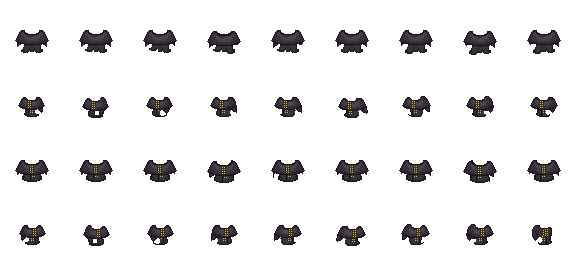
#> input picture data/texuguito/web/assets/lpc/capa_walk.png, 576 x 256 px; its folder holds 8 pictures in this run
$ python recolor-lpc.py
#> lines starting #> are read from the running program, lines starting #| are printed output that depends on the picture
#!/usr/bin/env python3
"""Make the parade's exclusive items (excl_*.png) from the LPC layers already
in data/texuguito/web/assets/lpc/: a gradient-map recolor, where each opaque
pixel's luminance picks a colour on a dark->light ramp, so the shading
survives the new colour. Recolors of CC-BY-SA/GPL sprites keep their
credits (CREDITS.md). Needs Pillow.

    python3 build-aux/recolor-lpc.py

A new item: a line in ITEMS here, then its key in manifest.json and in
the catalog of src/tools/texuguito/items.cpp.
"""
import os
from PIL import Image

SRC = os.path.join(os.path.dirname(os.path.abspath(__file__)), "..", "data", "texuguito", "web", "assets", "lpc")
OUT = SRC

def ramp(colors, t):
    t = max(0.0, min(1.0, t))
    pos = t * (len(colors) - 1)
    i = min(int(pos), len(colors) - 2)
    f = pos - i
    a, b = colors[i], colors[i + 1]
    return tuple(round(a[k] + (b[k] - a[k]) * f) for k in range(3))

def hexes(*hs):
    return [tuple(int(h[i:i + 2], 16) for i in (1, 3, 5)) for h in hs]

def recolor(name, out, colors, gamma=1.0):
#> called with name = 'capa_walk.png', out = 'excl_capareal.png', gamma = 1
    im = Image.open(os.path.join(SRC, name)).convert("RGBA")
#> im is the input picture: PIL image 576x256 RGBA; mean R, G, B, A 5.6, 4.6, 5.3, 27.4
    px = im.load()
    lums = [0.299 * r + 0.587 * g + 0.114 * b for r, g, b, a in im.getdata() if a > 0]
#> lums = 15843 values, max 177.6 at index 5229, min 23.24 at index 0, mean 46.24
    lo, hi = min(lums), max(lums)
#> lo = 23.24; hi = 177.6
    span = max(1.0, hi - lo)
#> span = 154.4
    for y in range(im.height):
        for x in range(im.width):
            r, g, b, a = px[x, y]
            if a == 0:
                continue
            t = ((0.299 * r + 0.587 * g + 0.114 * b) - lo) / span
            px[x, y] = ramp(colors, t ** gamma) + (a,)
    im.save(os.path.join(OUT, out), optimize=True)
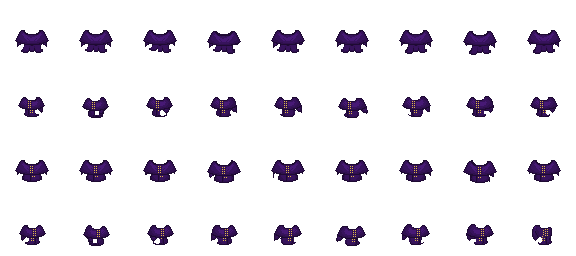
#> saved as excl_capareal.png: PIL image 576x256 RGBA; mean R, G, B, A 5.5, 2.1, 8.5, 27.4; transparent parts drawn white

GOLD = hexes("#5a3a06", "#a8740e", "#e8b828", "#fff1a0")
ITEMS = [
    ("capa_walk.png", "excl_capareal.png", hexes("#1e0a33", "#4a1a7a", "#7b3fb8", "#e0b84a"), 1.0),
    ("hat_coroa_walk.png", "excl_coroarubi.png", hexes("#3a0610", "#8e1028", "#e0304e", "#ffd0d8"), 1.0),
    ("chifres_walk.png", "excl_chifresdourados.png", GOLD, 1.0),
    ("asas_bg_walk.png", "excl_asasdouradas_bg.png", GOLD, 1.0),
    ("asas_fg_walk.png", "excl_asasdouradas_fg.png", GOLD, 1.0),
    ("hat_mago.png", "excl_magoestelar.png", hexes("#04061a", "#0b1548", "#1a2f86", "#5a86e8"), 1.4),
    ("hat_elmo.png", "excl_elmosombrio.png", hexes("#0c0614", "#2a1640", "#5a3a80", "#c0a0e8"), 1.0),
    ("asas_morcego_bg.png", "excl_asaschefao_bg.png", hexes("#12051f", "#3a0f5a", "#7a2aa0", "#ff6ad0"), 1.0),
    ("asas_morcego_fg.png", "excl_asaschefao_fg.png", hexes("#12051f", "#3a0f5a", "#7a2aa0", "#ff6ad0"), 1.0),
    # Sold in the shop (!loja).
    ("acc_oculosescuros.png", "excl_oculosneon.png", hexes("#0c8a3a", "#30f070", "#a0ffc0", "#ffffff"), 0.7),
    ("hat_cartola.png", "excl_cartolaesmeralda.png", hexes("#04200f", "#0c5a30", "#1fa860", "#a8f0c8"), 1.0),
    ("hat_tiara.png", "excl_tiaracristal.png", hexes("#103048", "#2a7ab0", "#7ad8f8", "#ffffff"), 1.0),
    ("hat_viking.png", "excl_vikingglacial.png", hexes("#0a1a30", "#2a5a90", "#8ac8f0", "#f0faff"), 1.0),
    ("asas_borboleta_bg.png", "excl_asasfada_bg.png", hexes("#3a0a40", "#a02a90", "#ff70c8", "#fff0fa"), 1.0),
    ("asas_borboleta_fg.png", "excl_asasfada_fg.png", hexes("#3a0a40", "#a02a90", "#ff70c8", "#fff0fa"), 1.0),
]
for src, out, colors, gamma in ITEMS:
    recolor(src, out, colors, gamma)
#> pass 2 of the loop `for src, out, colors, gamma in ITEMS:`:
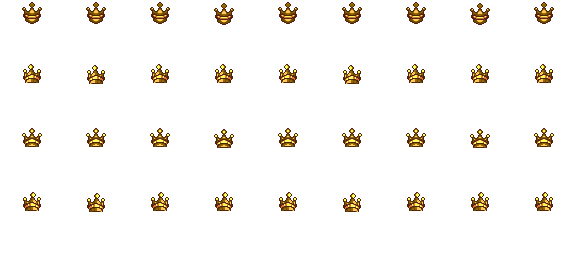
#> input picture data/texuguito/web/assets/lpc/hat_coroa_walk.png, 576 x 256 px
#> in recolor, im is the input picture: PIL image 576x256 RGBA; mean R, G, B, A 7.8, 5.3, 1.7, 14.5
#> in recolor (call 2), `im.save(os.path.join(OUT, out), optimize=True)`:
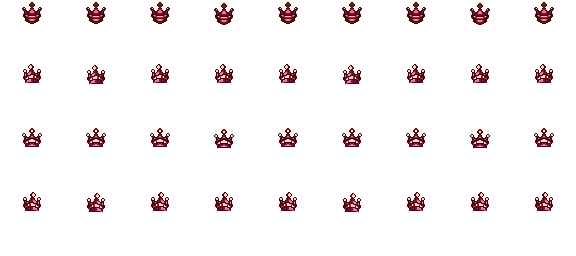
#> saved as excl_coroarubi.png: PIL image 576x256 RGBA; mean R, G, B, A 6.8, 2.4, 3.2, 14.5; transparent parts drawn white
#> (the run stopped early here; a loop or call above may not have finished)
